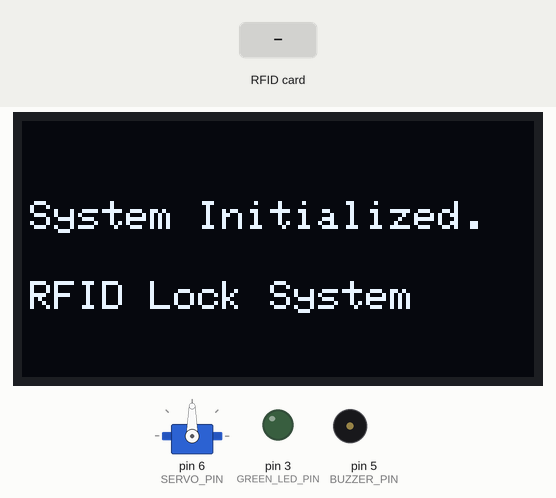
The sketch below on a simulated Arduino Uno, built with avr-gcc and run on an emulated ATmega328P. Shown: 128×64 one-colour display, servo, output pins drawn as LEDs (lit = HIGH), buzzer (waves = sounding). The inputs (shaded band) are chosen by the test bench. Pins used as bus, display or sensor lines are not drawn; what the sketch prints to the serial monitor is not drawn.

Above: at 1.3 s.
1.4 s: RFID card 43 A0 ED 2C held to the reader
At 3.0 s:
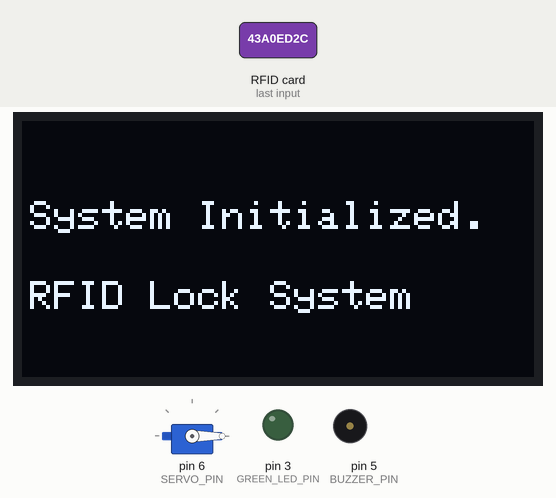
3.3 s: RFID card 5E 7A 19 C4 held to the reader
At 3.9 s:
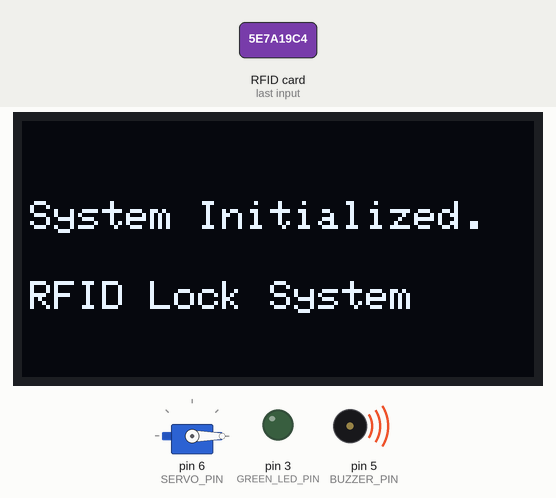
5.5 s: RFID card 43 A0 ED 2C held to the reader
At 5.7 s:
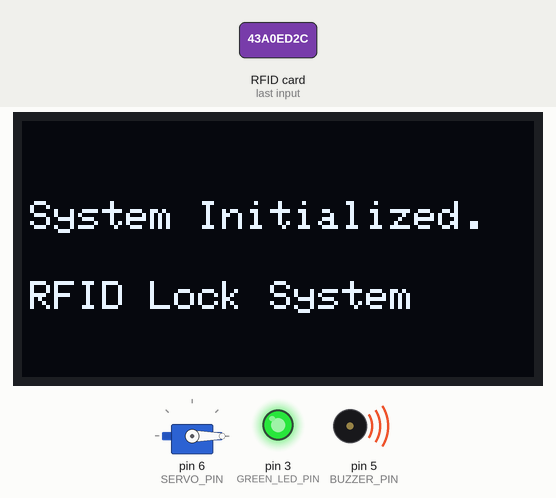
7.4 s: RFID card 5E 7A 19 C4 held to the reader
At 8.0 s:
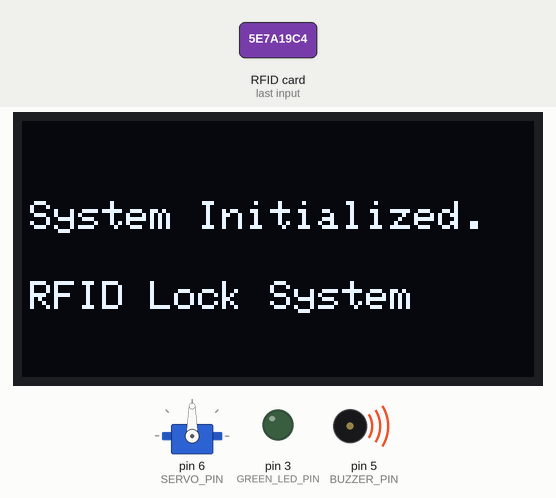
Timing chart, 0 to 10.4 s (numbered marks = the images above; inputs shaded):
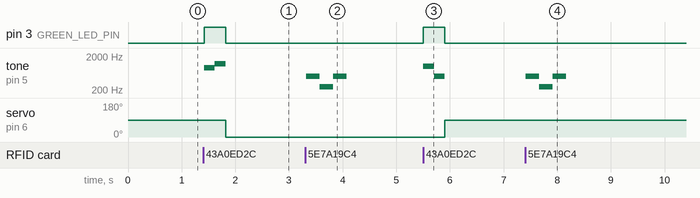

Measured:
- after the input at 1.4 s, pin 3 (GREEN_LED_PIN): LOW → HIGH at once, → LOW 0.40 s later; tone on pin 5 (BUZZER_PIN): silent → 900 Hz at once, → 1200 Hz 0.20 s later, → silent 0.20 s later; servo on pin 6 (SERVO_PIN): 90° → 0° after 0.42 s
- after the input at 3.3 s, tone on pin 5 (BUZZER_PIN): silent → 500 Hz at once, → 250 Hz 0.25 s later, → 500 Hz 0.25 s later, → silent 0.25 s later
- after the input at 5.5 s, pin 3 (GREEN_LED_PIN): LOW → HIGH at once, → LOW 0.40 s later; tone on pin 5 (BUZZER_PIN): silent → 1000 Hz at once, → 500 Hz 0.20 s later, → silent 0.20 s later; servo on pin 6 (SERVO_PIN): 0° → 90° after 0.41 s
- after the input at 7.4 s, tone on pin 5 (BUZZER_PIN): silent → 500 Hz at once, → 250 Hz 0.25 s later, → 500 Hz 0.25 s later, → silent 0.25 s later

The sketch:

RFIDDoorLockSystem.ino
```cpp
#include <Servo.h>
#include <SPI.h>
#include <MFRC522.h>
#include <Adafruit_GFX.h>
#include <Adafruit_SH1106.h>

#define SDA_PIN 10
#define RST_PIN 9
#define BUZZER_PIN 5
#define SERVO_PIN 6
#define GREEN_LED_PIN 3
#define RED_LED_PIN 4
#define OLED_RESET 4

Adafruit_SH1106 display(OLED_RESET);

MFRC522 rfid(SDA_PIN, RST_PIN);
Servo doorServo;

String authorizedTag = "43a0ed2c";
bool doorUnlocked = false;

void setup() {
  Serial.begin(9600);
  Serial.println("System initializing...");

  SPI.begin();
  rfid.PCD_Init();
  display.begin(SH1106_SWITCHCAPVCC, 0x3C);
  display.clearDisplay();
  display.setTextSize(1);
  display.setTextColor(WHITE);

  doorServo.attach(SERVO_PIN);
  pinMode(BUZZER_PIN, OUTPUT);
  pinMode(GREEN_LED_PIN, OUTPUT);
  pinMode(RED_LED_PIN, OUTPUT);

  doorServo.write(90);
  digitalWrite(GREEN_LED_PIN, LOW);
  digitalWrite(RED_LED_PIN, LOW);

  Serial.println("System Initialized.");
  Serial.println("Door Locked. Waiting for RFID tag...");
  display.setCursor(2, 20);
  display.println("System Initialized.");
  display.setCursor(2, 40);
  display.println("RFID Lock System");
  display.display();
}

void loop() {
  if (!rfid.PICC_IsNewCardPresent() || !rfid.PICC_ReadCardSerial()) {
    return;
  }

  String tagUID = "";
  for (byte i = 0; i < rfid.uid.size; i++) {
    if (rfid.uid.uidByte[i] < 0x10) tagUID += "0";
    tagUID += String(rfid.uid.uidByte[i], HEX);
  }
  tagUID.toLowerCase();
  Serial.print("Scanned RFID Tag UID: ");
  Serial.println(tagUID);

  if (tagUID == authorizedTag) {
    if (doorUnlocked) {
      lockDoor();
    } else {
      unlockDoor();
    }
  } else {
    denyAccess();
  }

  rfid.PICC_HaltA();
}

void unlockDoor() {
  Serial.println("Door Unlocked");
  digitalWrite(GREEN_LED_PIN, HIGH);
  tone(BUZZER_PIN, 900);
  delay(200);
  tone(BUZZER_PIN, 1200);
  delay(200);
  noTone(BUZZER_PIN);

  doorServo.write(0);
  doorUnlocked = true;

  digitalWrite(GREEN_LED_PIN, LOW);
}

void lockDoor() {
  Serial.println("Door Locked");
  digitalWrite(GREEN_LED_PIN, HIGH);
  tone(BUZZER_PIN, 1000);
  delay(200);
  tone(BUZZER_PIN, 500);
  delay(200);
  noTone(BUZZER_PIN);

  doorServo.write(90);
  doorUnlocked = false;

  digitalWrite(GREEN_LED_PIN, LOW);
}

void denyAccess() {
  Serial.println("Access denied.");

  digitalWrite(RED_LED_PIN, HIGH);

  tone(BUZZER_PIN, 500);
  delay(250);
  tone(BUZZER_PIN, 250);
  delay(250);
  tone(BUZZER_PIN, 500);
  delay(250);
  noTone(BUZZER_PIN);

  digitalWrite(RED_LED_PIN, LOW);
}
```
